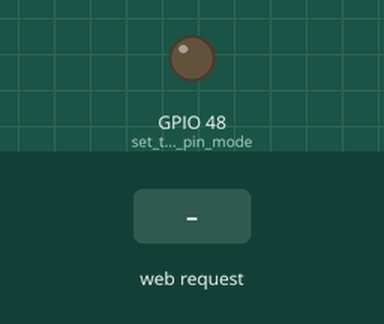
Recording of a program running on a simulated ESP32-S3. On the bench: output pins drawn as LEDs (lit = HIGH). The inputs (shaded band) are chosen by the test bench. WiFi joins after 1.5 s; servers stay silent unless stated; what the program prints to the serial monitor is not drawn.

Above: at 2.7 s.
2.8 s: HTTP request GET /H received
At 3.9 s:
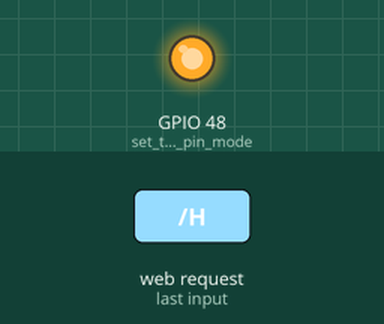
4.3 s: HTTP request GET /L received
At 5.0 s:
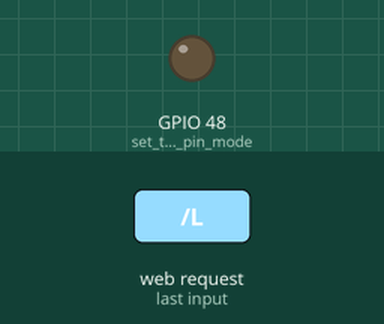
Timing chart, 0 to 7.3 s (numbered marks = the images above; inputs shaded):
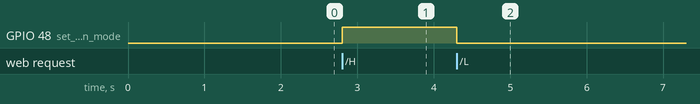

Measured:
- after the input at 2.8 s, GPIO 48 (set_the_LED_pin_mode): LOW → HIGH at once
- after the input at 4.3 s, GPIO 48 (set_the_LED_pin_mode): HIGH → LOW at once

The program:

main.cpp
```cpp
/*
 WiFi Web Server LED Blink

 A simple web server that lets you blink an LED via the web.
 This sketch will print the IP address of your WiFi Shield (once connected)
 to the Serial monitor. From there, you can open that address in a web browser
 to turn on and off the LED on pin 5.

 If the IP address of your shield is yourAddress:
 http://yourAddress/H turns the LED on
 http://yourAddress/L turns it off

 This example is written for a network using WPA2 encryption. For insecure
 WEP or WPA, change the Wifi.begin() call and use Wifi.setMinSecurity() accordingly.

 Circuit:
 * WiFi shield attached
 * LED attached to pin LED_BUILTIN

 created for arduino 25 Nov 2012
 by Tom Igoe

ported for sparkfun esp32
31.01.2017 by Jan Hendrik Berlin

modified to look better using Bootstrap
02.02.2023 by Jens Chr Brynildsen
*/

#include <WiFi.h>

const char* ssid     = "your-ssid-goes-here";
const char* password = "your-wifi-password-goes-here";

WiFiServer server(80);

void setup()
{
    Serial.begin(115200);
    pinMode(LED_BUILTIN, OUTPUT);      // set the LED pin mode

    delay(10);

    // We start by connecting to a WiFi network

    Serial.println();
    Serial.println();
    Serial.print("Connecting to ");
    Serial.println(ssid);

    WiFi.begin(ssid, password);

    while (WiFi.status() != WL_CONNECTED) {
        delay(500);
        Serial.print(".");
    }

    Serial.println("");
    Serial.println("WiFi connected.");
    Serial.println("IP address: ");
    Serial.println(WiFi.localIP());

    server.begin();

}

void loop(){
 WiFiClient client = server.available();   // listen for incoming clients

  if (client) {                             // if you get a client,
    Serial.println("New Client.");           // print a message out the serial port
    String currentLine = "";                // make a String to hold incoming data from the client
    while (client.connected()) {            // loop while the client's connected
      if (client.available()) {             // if there's bytes to read from the client,
        char c = client.read();             // read a byte, then
        Serial.write(c);                    // print it out the serial monitor
        if (c == '\n') {                    // if the byte is a newline character

          // if the current line is blank, you got two newline characters in a row.
          // that's the end of the client HTTP request, so send a response:
          if (currentLine.length() == 0) {
            // HTTP headers always start with a response code (e.g. HTTP/1.1 200 OK)
            // and a content-type so the client knows what's coming, then a blank line:
            client.println("HTTP/1.1 200 OK");
            client.println("Content-type:text/html");
            client.println();

            // the content of the HTTP response follows the header:
            client.println("<!DOCTYPE html>\n<html lang='en'>");
            client.println("<head><title>LED Control</title>");
            client.println("<link href='https://cdn.jsdelivr.net/npm/bootstrap@5.3.0-alpha1/dist/css/bootstrap.min.css' rel='stylesheet' integrity='sha384-GLhlTQ8iRABdZLl6O3oVMWSktQOp6b7In1Zl3/Jr59b6EGGoI1aFkw7cmDA6j6gD' crossorigin='anonymous'>");
            client.println("<meta name='viewport' content='width=device-width, initial-scale=1, user-scalable=0'>");
            client.println("<meta name='theme-color' content='#712cf9'>");
            client.println("</head>");
            client.println("<body>");
            client.println("<section class='py-5 text-center container'>");
            client.println("<h1 class='fw-light'>LED Control</h1>");
            client.println("<p class='lead text-muted'>");
            client.println("Click <a href=\"/H\">here</a> to turn the LED on.</br></br>");
            client.println("Click <a href=\"/L\">here</a> to turn the LED off.</br>");
            client.println("</p>");
            client.println("</section>");
            client.println("</body>");
            client.println("</html>");

            // The HTTP response ends with another blank line:
            client.println();
            // break out of the while loop:
            break;
          } else {    // if you got a newline, then clear currentLine:
            currentLine = "";
          }
        } else if (c != '\r') {  // if you got anything else but a carriage return character,
          currentLine += c;      // add it to the end of the currentLine
        }

        // Check to see if the client request was "GET /H" or "GET /L":
        if (currentLine.endsWith("GET /H")) {
          digitalWrite(LED_BUILTIN, HIGH);               // GET /H turns the LED on
        }
        if (currentLine.endsWith("GET /L")) {
          digitalWrite(LED_BUILTIN, LOW);                // GET /L turns the LED off
        }
      }
    }
    // close the connection:
    client.stop();
    Serial.println("Client Disconnected.");
  }
}
```
